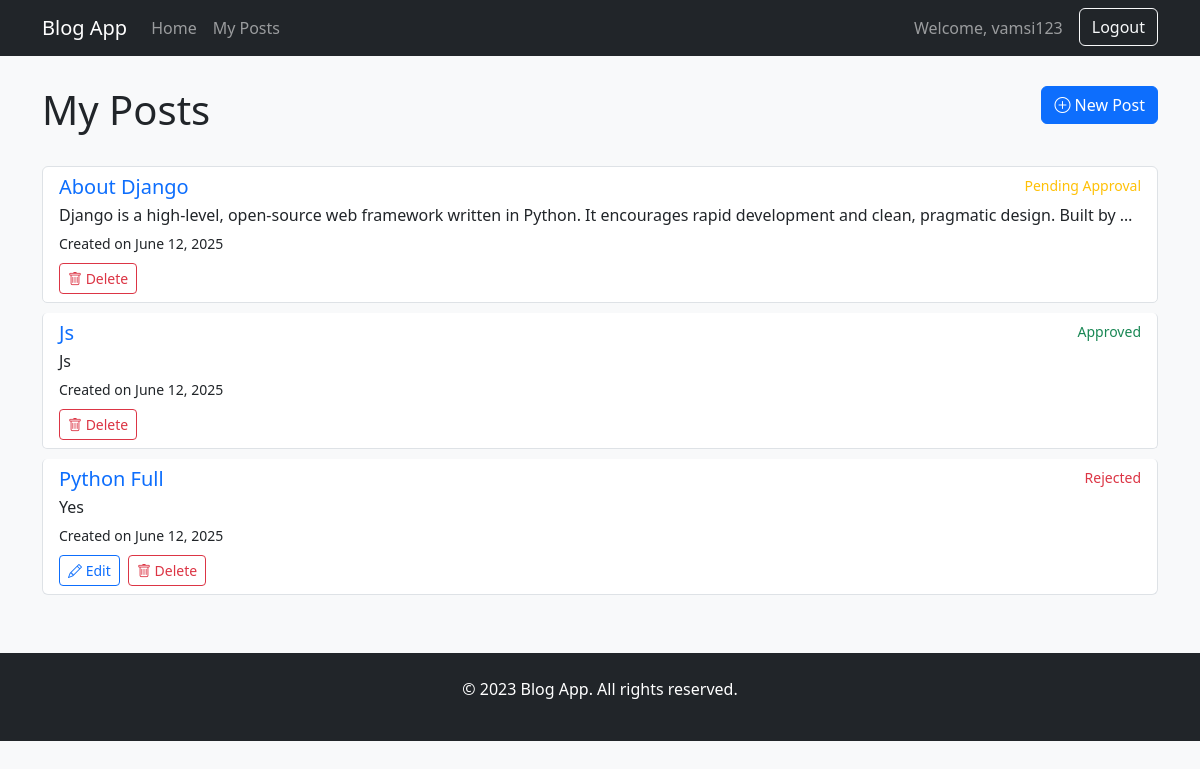
Screenshot of /my-posts/ (signed in) with the database file from the repository.
### users/models.py (models this page shows, shortened)
class User(AbstractUser):
    email = models.EmailField(_('email address'), unique=True)
    bio = models.TextField(max_length=500, blank=True)
    profile_picture = models.ImageField(upload_to='profile_pics/', blank=True, null=True)

### blog/models.py (models this page shows, shortened)
class Post(models.Model):
    STATUS_CHOICES = (
        ('draft', 'Draft'),
        ('pending', 'Pending Approval'),
        ('approved', 'Approved'),
        ('rejected', 'Rejected'),
    )
    title = models.CharField(max_length=200)
    content = models.TextField()
    author = models.ForeignKey(settings.AUTH_USER_MODEL, on_delete=models.CASCADE)
    status = models.CharField(max_length=10, choices=STATUS_CHOICES, default='draft')
    created_at = models.DateTimeField(default=timezone.now)
    updated_at = models.DateTimeField(auto_now=True)

### blog/views.py (the view)
# urls.py: path('my-posts/', views.user_posts, name='user-posts'),
@login_required
def user_posts(request):
    posts = Post.objects.filter(author=request.user).order_by('-created_at')
    context = {
        'posts': posts,
    }
    return render(request, 'blog/user_posts.html', context)

### blog/templates/blog/user_posts.html
{% extends 'blog/base.html' %}
{% load static %}
{% block content %}
  <div class="row mb-4">
    <div class="col-md-8">
      <h1>My Posts</h1>
    </div>
    <div class="col-md-4 text-end">
      <a href="{% url 'post-create' %}" class="btn btn-primary">
        <i class="bi bi-plus-circle"></i> New Post
      </a>
    </div>
  </div>
  {% if posts %}
    <div class="list-group">
      {% for post in posts %}
        <div class="list-group-item list-group-item-action">
          <div class="d-flex w-100 justify-content-between">
            <h5 class="mb-1">
              <a href="{% url 'post-detail' post.pk %}" class="text-decoration-none">
                {{ post.title }}
              </a>
            </h5>
            <small class="
              {% if post.status == 'approved' %}
                text-success
              {% elif post.status == 'pending' %}
                text-warning
              {% elif post.status == 'rejected' %}
                text-danger
              {% else %}
                text-primary
              {% endif %}
            ">
              {{ post.get_status_display }}
            </small>
          </div>
          <p class="mb-1">{{ post.content|truncatewords:20 }}</p>
          <small>Created on {{ post.created_at|date:"F d, Y" }}</small>
          <div class="mt-2">
            {% if post.status == 'draft' or post.status == 'rejected' %}
              <a href="{% url 'post-update' post.pk %}" class="btn btn-sm btn-outline-primary me-1">
                <i class="bi bi-pencil"></i> Edit
              </a>
            {% endif %}
            <a href="{% url 'post-delete' post.pk %}" class="btn btn-sm btn-outline-danger">
              <i class="bi bi-trash"></i> Delete
            </a>
          </div>
        </div>
      {% endfor %}
    </div>
  {% else %}
    <div class="alert alert-info">
      You haven't created any posts yet.
    </div>
  {% endif %}
{% endblock %}

### blog/templates/blog/base.html (shortened to what this page needs)
{% load static %}
<!DOCTYPE html>
<html lang="en">
<head>
    <link href="https://cdn.jsdelivr.net/npm/bootstrap@5.3.0/dist/css/bootstrap.min.css" rel="stylesheet">
    <link rel="stylesheet" href="https://cdn.jsdelivr.net/npm/bootstrap-icons@1.10.0/font/bootstrap-icons.css">
    <link rel="stylesheet" href="{% static 'blog/css/styles.css' %}">
</head>
<body>
    <nav class="navbar navbar-expand-lg navbar-dark bg-dark">
        <div class="container">
            <a class="navbar-brand" href="{% url 'post-list' %}">Blog App</a>
            <div class="collapse navbar-collapse" id="navbarNav">
                <ul class="navbar-nav me-auto">
                    <li class="nav-item">
                        <a class="nav-link" href="{% url 'post-list' %}">Home</a>
                    </li>
                    {% if user.is_authenticated %}
                        <li class="nav-item">
                            <a class="nav-link" href="{% url 'user-posts' %}">My Posts</a>
                        </li>
                    {% endif %}
                </ul>
                <div class="d-flex">
                    {% if user.is_authenticated %}
                        <span class="navbar-text me-3">Welcome, {{ user.username }}</span>
                      <form method="POST" action="{% url 'logout' %}" class="d-inline">
    <button type="submit" class="btn btn-outline-light">Logout</button>
</form>
                    {% else %}
                        <a href="{% url 'login' %}" class="btn btn-outline-light me-2">Login</a>
                        <a href="{% url 'register' %}" class="btn btn-light">Register</a>
                    {% endif %}
                </div>
            </div>
        </div>
    </nav>
    <main class="container my-4">
        {% block content %}{% endblock %}
    </main>
    <footer class="bg-dark text-white py-4 mt-5">
        <div class="container text-center">
            <p>&copy; 2023 Blog App. All rights reserved.</p>
        </div>
    </footer>
</body>
</html>

### blog/static/blog/css/styles.css (style rules this page uses)
body { background-color: #f8f9fa; }
.navbar { margin-bottom: 30px; }
.list-group-item { margin-bottom: 10px; border-radius: 5px; }

### rows the page displays
User: username "vamsi123"
Post: title "About Django", status "Pending Approval", content "Django is a high-level, open-source web framework written in Python. It encourages rapid development and clean, pragmatic design. Built by …", created_at "June 12, 2025"
Post: title "Js", status "Approved", content "Js", created_at "June 12, 2025"
Post: title "Python Full", status "Rejected", content "Yes", created_at "June 12, 2025", shows "Edit"
